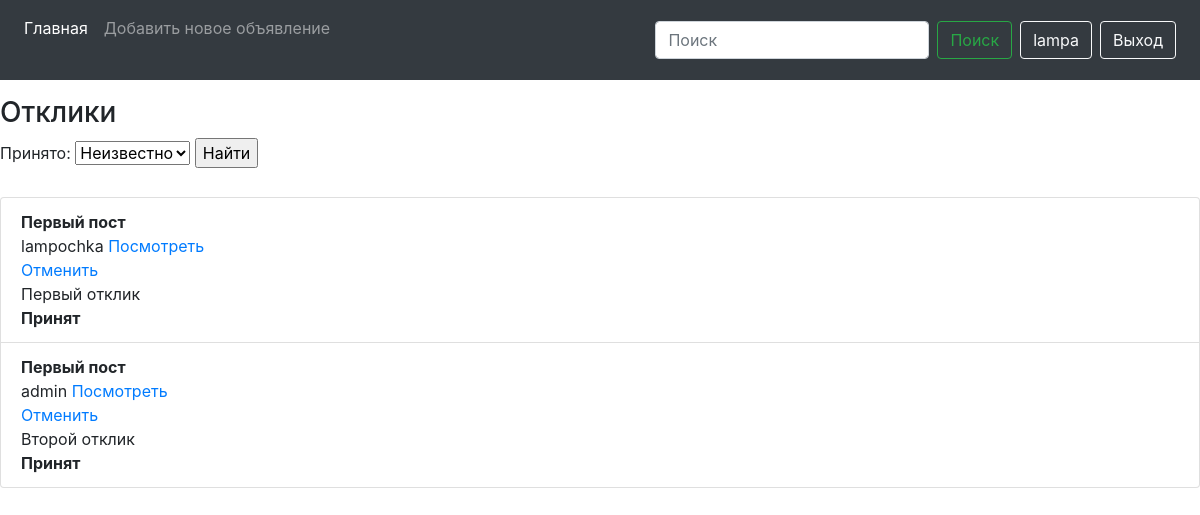
Screenshot of /profile/ (signed in) with the database file from the repository.
### news/models.py (models this page shows, shortened)
class Post(models.Model):
    title = models.CharField(max_length=200)
    content = RichTextUploadingField()
    image = models.ImageField()
    created_at = models.DateField(default=timezone.now)
    author = models.ForeignKey(User, on_delete=models.CASCADE, related_name='author')
    categories = models.ManyToManyField(Category, through='PostCategory', verbose_name='Категория')

class Comment(models.Model):
    post = models.ForeignKey(Post, on_delete=models.CASCADE, related_name='comments')
    user = models.ForeignKey(User, on_delete=models.CASCADE)
    text = models.TextField(max_length=255,  verbose_name='Текст')
    comment_data = models.DateField(auto_now_add=True)
    accepted = models.BooleanField(default=False, verbose_name='Принято')
    class Meta:
        unique_together = ('post', 'user')
    def __str__(self):
        return f'{self.text}'
    def is_accept(self):
        return self.accepted
    '''class Meta:
        ordering = ('comment_data',)

    def __str__(self):
        return 'Comment by {} on {}'.format(self.user, self.post)'''

### news/views.py (the view, shortened to what this page needs)
# urls.py: path('profile/', UserView.as_view(), name='profile'),
class UserView(ListView):
    model = Post
    template_name = 'users/profile.html'
    context_object_name = 'profile'
    queryset = Comment.objects.order_by('-comment_data')
    def get_context_data(self, **kwargs):
        context = super().get_context_data(**kwargs)
        context['filter'] = ProfileFilter(self.request.GET, queryset=self.get_queryset())
        return context

### templates/users/profile.html (shortened to what this page needs)
{% extends '../base.html' %}
{% load static %}
{% block content %}
<h3>Отклики</h3>
<form method="GET">
    {{ filter.form }}
    <input type="submit" value="Найти">
</form>
<ul class="list-group mt-4">
    {% if user.author.all%}
    {% for com in filter.qs %}
    {% for coms in user.author.all %}
    {% if com.post_id == coms.id %}
    <li class="list-group-item" href="{% url 'news' com.id %}">
        <b>{{ coms.title}}</b>
        <br>
        <span>{{ com.user }}</span>
        <span class="pull-right mr-3"><a href="{% url 'news' coms.id %}">Посмотреть</a></span>
        <br>
        {% if not com.is_accept %}
        <span class="pull-right mr-3"><a href="{% url 'accept' com.id %}">Принять</a></span>
        {% else %}
        <span class="pull-right mr-3"><a href="{% url 'cancel' com.id %}">Отменить</a></span>
        <br>
        {% endif %}
        <span>{{ com.text }}</span>
        {% if com.is_accept %}
        <div class="pull-right"><b>Принят</b></div>
        {% endif %}
        {% endif %}
        {% endfor %}
    </li>
    {% endfor %}
    {% else %}
    <p>Откликов нет</p>
    {% endif %}
</ul>
{% endblock content %}

### templates/block/navbar.html (shortened to what this page needs)
<nav class="navbar navbar-expand-lg navbar-dark bg-dark sticky-top">
  <div class="collapse navbar-collapse" id="navbarSupportedContent">
    <ul class="navbar-nav mr-auto">
      <li class="nav-item active">
        <a href="{% url 'index' %}" class="nav-link">Главная</a>
      </li>
      <li class="nav-item ">
        {% if user.is_authenticated %}
        <a href="{% url 'add' %}" class="nav-link">Добавить новое объявление</a> <br>
        {% endif %}
      </li>
    </ul>
    <form action="{% url 'search_results' %}" method="get" class="form-inline my-2 my-lg-0">
      <input name="q" type="text" class="form-control mr-sm-2" placeholder="Поиск" aria-label="Поиск">
      <button class="btn btn-outline-success my-2 my-sm-0 mr-2" type="submit">Поиск</button>
    </form>
     {% if user.is_authenticated %}
    <a href="/profile/" class="btn btn-outline-light mr-2">{{ user }}</a>
    <a href="{% url 'logout' %}" class="btn btn-outline-light mr-2">Выход</a>
    {% else %}
    <a href="{% url 'login' %}" class="btn btn-outline-light mr-2">Вход</a>
    <a href="/accounts/register/" class="btn btn-outline-light mr-2">Регистрация</a>
    {% endif %}
  </div>
</nav>

### static/css/style.css (style rules this page uses)
body { margin-bottom: 60px; }
html { position: relative; min-height: 100%; }

### rows the page displays
Comment: user "lampochka", text "Первый отклик"
Post: title "Первый пост"
Comment: user "admin", text "Второй отклик"

### other values shown
{{ user }} "lampa"
